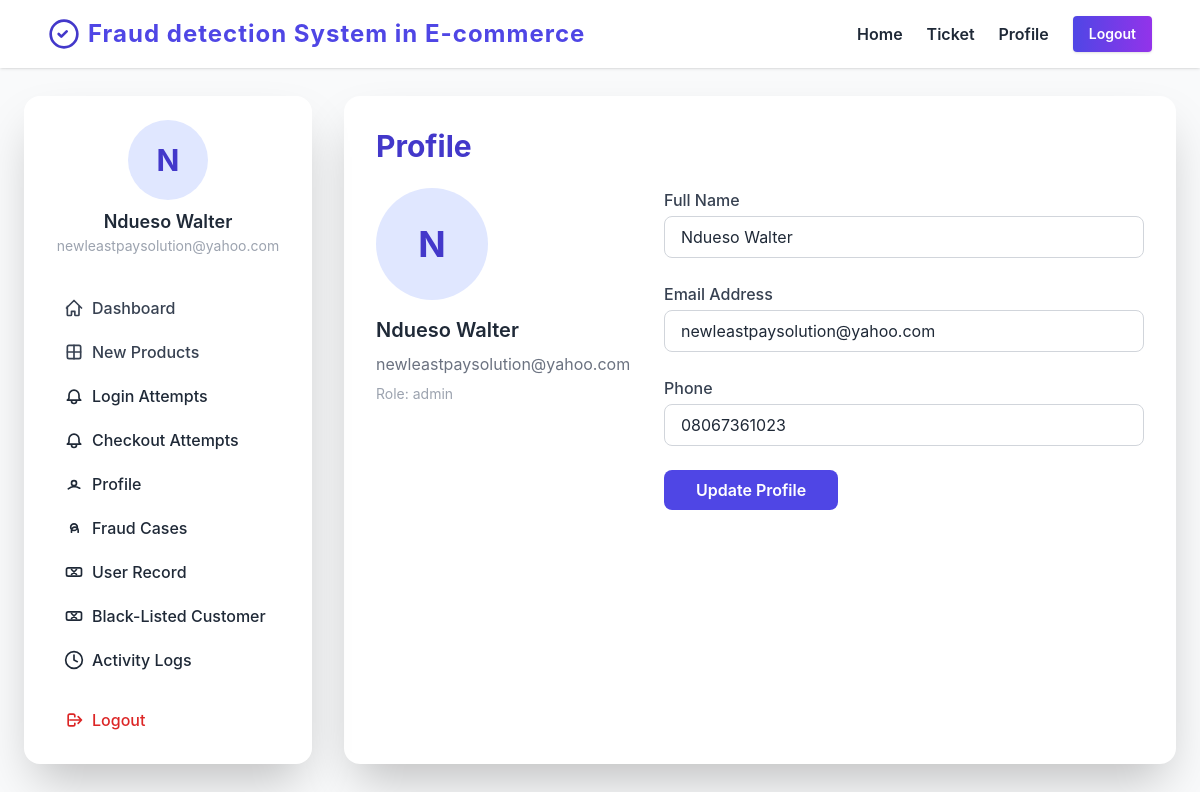
Screenshot of /Admin/profile.php (signed in) with the database file from the repository.
### tables this page shows
CREATE TABLE `users` (
  `id` bigint(20) UNSIGNED NOT NULL,
  `email` varchar(255) NOT NULL,
  `password_hash` char(60) NOT NULL,
  `full_name` varchar(120) NOT NULL,
  `phone` varchar(30) DEFAULT NULL,
  `role` varchar(15) NOT NULL,
  `status` int(1) NOT NULL DEFAULT 1,
  `created_at` timestamp NOT NULL DEFAULT current_timestamp(),
  `updated_at` timestamp NOT NULL DEFAULT current_timestamp() ON UPDATE current_timestamp()
);

### inc/config.php (called while the page is built, shortened)
<?php
include('../database/connect.php');
$user_id = $_SESSION["user_id"];
$stmt = $dbh->query("SELECT * FROM users where id='$user_id'");
$row_user = $stmt->fetch();
?>

### Admin/profile.php (the view, shortened to what this page needs)
<?php
include('../inc/config.php');
?>
<!DOCTYPE html>
<html lang="en">
<head>
    <?php include('partials/head.php'); ?>
</head>
<body class="bg-gray-50 text-gray-800">
    <header class="fixed top-0 left-0 w-full bg-white shadow z-50">
         <?php include('partials/navbar.php'); ?>
    </header>
    <section class="min-h-screen flex items-start justify-center pt-24 pb-12">
        <div class="w-full max-w-6xl mx-auto flex flex-col md:flex-row gap-8">
            <aside class="w-full md:w-72 bg-white rounded-2xl shadow-2xl p-6 flex flex-col gap-2 sticky top-28 z-10 md:order-1 order-2 mb-8 md:mb-0">
                <?php include('partials/sidebar.php'); ?>
            </aside>
            <div class="flex-1 bg-white rounded-2xl shadow-2xl p-8 mb-8 md:mb-0 md:order-2 order-1">
                <h2 class="text-3xl font-bold text-indigo-700 mb-6">Profile</h2>
                <div class="flex flex-col md:flex-row gap-8">
                    <div class="flex flex-col items-center md:items-start md:w-1/3">
                        <div class="w-28 h-28 rounded-full bg-indigo-100 flex items-center justify-center text-4xl font-bold text-indigo-700 mb-4">
                            <?php echo strtoupper(substr($row_user['full_name'], 0, 1)); ?>
                        </div>
                        <div class="mb-2 text-xl font-semibold"><?php echo htmlspecialchars($row_user['full_name']); ?></div>
                        <div class="mb-2 text-gray-500"><?php echo htmlspecialchars($row_user['email']); ?></div>
                        <div class="mb-2 text-gray-400 text-sm">Role: <?php echo htmlspecialchars($row_user['role']); ?></div>
                    </div>
                    <form class="flex-1 space-y-6" method="post" action="">
                        <div>
                            <label class="block text-gray-700 font-medium mb-1" for="name">Full Name</label>
                            <input type="text" id="name" name="name" value="<?php echo htmlspecialchars($row_user['full_name']); ?>" class="w-full px-4 py-2 rounded-lg border border-gray-300 focus:ring-2 focus:ring-indigo-200 focus:outline-none transition" required>
                        </div>
                        <div>
                            <label class="block text-gray-700 font-medium mb-1" for="email">Email Address</label>
                            <input type="email" id="email" name="email" value="<?php echo htmlspecialchars($row_user['email']); ?>" class="w-full px-4 py-2 rounded-lg border border-gray-300 focus:ring-2 focus:ring-indigo-200 focus:outline-none transition" required>
                        </div>
                        <div>
                            <label class="block text-gray-700 font-medium mb-1" for="phone">Phone</label>
                            <input type="text" id="phone" name="phone" value="<?php echo htmlspecialchars($row_user['phone']); ?>" class="w-full px-4 py-2 rounded-lg border border-gray-300 focus:ring-2 focus:ring-indigo-200 focus:outline-none transition" required>
                        </div>
                        <div>
                            <button type="submit" name="btnprofile" class="w-full md:w-auto px-8 py-2 rounded-lg bg-indigo-600 text-white font-semibold hover:bg-indigo-700 transition">Update Profile</button>
                        </div>
                    </form>
                </div>
            </div>
        </div>
    </section>
</body>
</html>

### Admin/partials/sidebar.php
<?php $initial = !empty($row_user['full_name']) ? strtoupper(mb_substr(trim($row_user['full_name']), 0, 1)) : 'N/A'; ?>
<div class="mb-6 flex flex-col items-center">
  <div class="w-20 h-20 rounded-full bg-indigo-100 flex items-center justify-center text-3xl font-bold text-indigo-700 mb-2">
    <?php echo $initial; ?>
  </div>
  <span class="font-semibold text-lg"><?php echo $row_user['full_name'];?></span>
  <span class="text-gray-400 text-sm"><?php echo $row_user['email'];?></span>
</div>
<nav class="flex flex-col gap-1">
  <a href="index.php" class="flex items-center gap-2 px-4 py-2 rounded-lg hover:bg-indigo-50 transition font-medium text-gray-700">
    <svg class="w-5 h-5" fill="none" stroke="currentColor" viewBox="0 0 24 24">
      <path d="M3 12l9-9 9 9M4 10v10a1 1 0 001 1h3a1 1 0 001-1v-4h4v4a1 1 0 001 1h3a1 1 0 001-1V10" stroke-width="2" stroke-linecap="round" stroke-linejoin="round"/>
    </svg>
    Dashboard
  </a>
  <a href="add-products.php" class="flex items-center gap-2 px-4 py-2 rounded-lg hover:bg-indigo-50 transition font-medium text-gray-700">
    <svg class="w-5 h-5" fill="none" stroke="currentColor" viewBox="0 0 24 24">
      <path d="M12 4v16m8-8H4" stroke-width="2" stroke-linecap="round" stroke-linejoin="round"/>
      <rect x="4" y="4" width="16" height="16" rx="2" stroke-width="2" stroke-linecap="round" stroke-linejoin="round"/>
    </svg>
    New Products
  </a>
  <a href="login-attempts.php" class="flex items-center gap-2 px-4 py-2 rounded-lg hover:bg-indigo-50 transition font-medium">
    <svg class="w-5 h-5" fill="none" stroke="currentColor" viewBox="0 0 24 24">
      <path d="M15 17h5l-1.405-1.405A2.032 2.032 0 0118 14.158V11a6 6 0 10-12 0v3.159c0 .538-.214 1.055-.595 1.436L4 17h5m6 0v1a3 3 0 11-6 0v-1m6 0H9" stroke-width="2" stroke-linecap="round" stroke-linejoin="round"/>
    </svg>
    Login Attempts
  </a>
  <a href="checkout-attempts.php" class="flex items-center gap-2 px-4 py-2 rounded-lg hover:bg-indigo-50 transition font-medium">
    <svg class="w-5 h-5" fill="none" stroke="currentColor" viewBox="0 0 24 24">
      <path d="M15 17h5l-1.405-1.405A2.032 2.032 0 0118 14.158V11a6 6 0 10-12 0v3.159c0 .538-.214 1.055-.595 1.436L4 17h5m6 0v1a3 3 0 11-6 0v-1m6 0H9" stroke-width="2" stroke-linecap="round" stroke-linejoin="round"/>
    </svg>
    Checkout Attempts
  </a>
  <a href="profile.php" class="flex items-center gap-2 px-4 py-2 rounded-lg hover:bg-indigo-50 transition font-medium">
    <svg class="w-5 h-5" fill="none" stroke="currentColor" viewBox="0 0 24 24">
      <path d="M5.121 17.804A13.937 13.937 0 0112 15c2.485 0 4.797.755 6.879 2.047M15 11a3 3 0 11-6 0 3 3 0 016 0z" stroke-width="2" stroke-linecap="round" stroke-linejoin="round"/>
    </svg>
    Profile
  </a>
  <a href="fraud-cases-records.php" class="flex items-center gap-2 px-4 py-2 rounded-lg hover:bg-indigo-50 transition font-medium">
    <svg class="w-5 h-5" fill="none" stroke="currentColor" viewBox="0 0 24 24">
      <path d="M9 17v-2a4 4 0 018 0v2M12 7a4 4 0 110 8 4 4 0 010-8z" stroke-width="2" stroke-linecap="round" stroke-linejoin="round"/>
    </svg>
    Fraud Cases
  </a>
  <a href="user-record.php" class="flex items-center gap-2 px-4 py-2 rounded-lg hover:bg-indigo-50 transition font-medium">
    <svg class="w-5 h-5" fill="none" stroke="currentColor" viewBox="0 0 24 24">
      <rect x="3" y="7" width="18" height="10" rx="2" stroke-width="2" stroke-linecap="round" stroke-linejoin="round"/>
      <path d="M9 9l6 6m0-6l-6 6" stroke-width="2" stroke-linecap="round" stroke-linejoin="round"/>
    </svg>
  User Record
  </a>
  <a href="black-listed-users.php" class="flex items-center gap-2 px-4 py-2 rounded-lg hover:bg-indigo-50 transition font-medium">
    <svg class="w-5 h-5" fill="none" stroke="currentColor" viewBox="0 0 24 24">
      <rect x="3" y="7" width="18" height="10" rx="2" stroke-width="2" stroke-linecap="round" stroke-linejoin="round"/>
      <path d="M9 9l6 6m0-6l-6 6" stroke-width="2" stroke-linecap="round" stroke-linejoin="round"/>
    </svg>
    Black-Listed Customer
  </a>
  <a href="activity-logs.php" class="flex items-center gap-2 px-4 py-2 rounded-lg hover:bg-indigo-50 transition font-medium">
    <svg class="w-5 h-5" fill="none" stroke="currentColor" viewBox="0 0 24 24">
      <circle cx="12" cy="12" r="10" stroke-width="2" stroke-linecap="round" stroke-linejoin="round"/>
      <path d="M12 6v6l4 2" stroke-width="2" stroke-linecap="round" stroke-linejoin="round"/>
    </svg>
    Activity Logs
  </a>
  <a href="logout.php" class="flex items-center gap-2 px-4 py-2 rounded-lg hover:bg-red-50 transition font-medium text-red-600 mt-4">
    <svg class="w-5 h-5" fill="none" stroke="currentColor" viewBox="0 0 24 24">
      <path d="M17 16l4-4m0 0l-4-4m4 4H7m6 4v1a2 2 0 01-2 2H7a2 2 0 01-2-2V7a2 2 0 012-2h4a2 2 0 012 2v1" stroke-width="2" stroke-linecap="round" stroke-linejoin="round"/>
    </svg>
    Logout
  </a>
</nav>

### Admin/assets/css/style.css (style rules this page uses)
body { font-family: 'Inter', sans-serif; }

### rows the page displays
users: full_name "N", full_name "Ndueso Walter", email "newleastpaysolution@yahoo.com", role "admin", name "Ndueso Walter", phone "08067361023"

### other values shown
$app_name "Fraud detection System in E-commerce"
